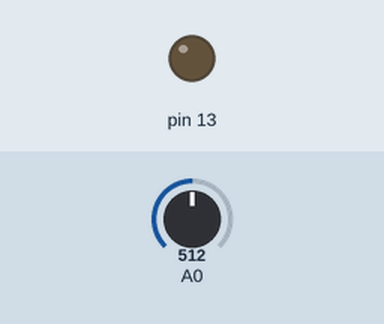
The sketch below on a simulated Arduino Uno, built with avr-gcc and run on an emulated ATmega328P. Shown: output pins drawn as LEDs (lit = HIGH). The test bench sets the inputs (shaded band); at power-on: A0 = 512. What the sketch prints to the serial monitor is not drawn.

Above: at 6.9 s.
At 14.09 s:
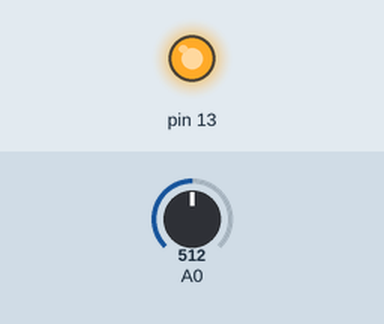
Timing chart, 0 to 20.0 s (numbered marks = the images above):
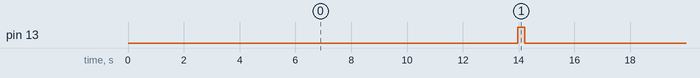

The sketch:

ir_sensor_calibration.ino
```cpp
//taken from demo website: https://www.instructables.com/id/How-to-setup-a-Pololu-Carrier-with-Sharp-GP2Y0A60S/

/*=========================================================
Infra-Red calibration: Send mean integer value to serial
Written By Tiago A. on 21 Mar 2015
===========================================================
How to connect the sensor to the Arduino:
  sensor - arduino
     vcc - 5V
     Gnd - gnd
     out - A0
     EN  - Do not connect

Briefing:
This program has the sole purpose of calibrating the Infra-Red sensor.
It calculates the mean of 500 values in order to converge them into one correct value.
I am using this technique to null down the outlier values.

How to use:
After uploading this program the Arduino will start to send the mean value of the distance through the serial port.
Don't forget to open the Serial Monitor in the Tools tab. (Ctrl + Shift + M)
After 500 readings are made, a "RESET" string will be printed as well as the LED will blink,
this is to allow the user to know when to move the sensor to another distance.

*/
long sensorsum = 0;
int n = 1;
int mean = 0;
int lastmean = 0;

// The setup routine runs once when you press reset:
void setup() {
  // Sets pin 13 for output in order to blink the LED:
  pinMode(13, OUTPUT);
  // Initialize serial communication at 9600 bits per second:
  Serial.begin(9600);
}

// The loop routine runs over and over again forever:
void loop() {

  // Read the input on analog pin 0:
  int sensorValue = analogRead(A0);

  // Calculate mean of measures of a specified distance in order to smooth the results and after create the regression line for distance
  sensorsum = (sensorsum + sensorValue);
  mean = (sensorsum / n);
  n = n + 1;

  if (n > 500) {
    digitalWrite(13, HIGH);
    delay(250);
    digitalWrite(13, LOW);
    Serial.println("-----RESET--------------------------------------------------------------------------------");
    n = 1;
    sensorsum = 0;
    lastmean = mean;
  }

  // The "Mean" value will vary  the whole loop beacuse it isalways calculating the mean with the read values
  // The "Last Mean" value will only show the calculated mean value just to ease the reading of the calculated value
  Serial.print(" Mean = ");
  Serial.print(mean);
  Serial.print(" Last Mean = ");
  Serial.println(lastmean);
  delay(25);
}
```

Measured:
- by itself, pin 13: alternates HIGH for 0.25 s and LOW for 15.1 s
